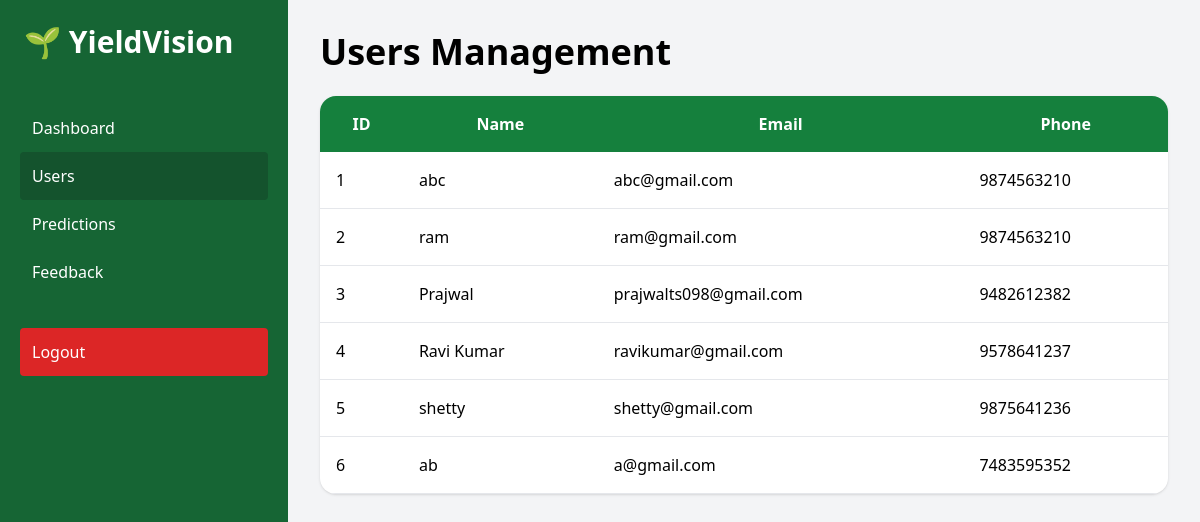
Screenshot of /admin/users (signed in) with the database file from the repository.
### tables this page shows
CREATE TABLE users (
        id INTEGER PRIMARY KEY AUTOINCREMENT,
        name TEXT,
        email TEXT UNIQUE,
        phone_number TEXT,
        password TEXT
    );

### app.py (the view)
@app.route("/admin/users")
def admin_users():
    if "admin" not in session:
        return redirect(url_for("admin_login"))
    conn = get_db()
    cur = conn.cursor()
    cur.execute("SELECT * FROM users")
    users = cur.fetchall()
    conn.close()
    return render_template(
        "admin_users.html",
        users=users
    )

### app.py (called while the page is built)
def get_db():
    conn = sqlite3.connect(DB_PATH, check_same_thread=False)
    conn.row_factory = sqlite3.Row
    return conn

### templates/admin_users.html (shortened to what this page needs)
<!DOCTYPE html>
<html>
<head>
<script src="https://cdn.tailwindcss.com"></script>
<link rel="stylesheet"
href="https://cdnjs.cloudflare.com/ajax/libs/font-awesome/6.5.1/css/all.min.css">
</head>
<body class="bg-gray-100">
<div class="flex min-h-screen">
<div class="w-72 bg-green-800 text-white">
<div class="p-6 text-3xl font-bold">
🌱 YieldVision
</div>
<nav class="p-5">
<a href="/admin/dashboard"
class="block p-3 hover:bg-green-900 rounded">
Dashboard
</a>
<a href="/admin/users"
class="block p-3 bg-green-900 rounded">
Users
</a>
<a href="/admin/predictions"
class="block p-3 hover:bg-green-900 rounded">
Predictions
</a>
<a href="/admin/feedback"
class="block p-3 hover:bg-green-900 rounded">
Feedback
</a>
<a href="/admin/logout"
class="block p-3 bg-red-600 mt-8 rounded">
Logout
</a>
</nav>
</div>
<div class="flex-1 p-8">
<h1 class="text-4xl font-bold mb-6">
Users Management
</h1>
<div class="bg-white rounded-2xl shadow overflow-hidden">
<table class="w-full">
<thead class="bg-green-700 text-white">
<tr>
<th class="p-4">ID</th>
<th class="p-4">Name</th>
<th class="p-4">Email</th>
<th class="p-4">Phone</th>
</tr>
</thead>
<tbody>
{% for user in users %}
<tr class="border-b hover:bg-gray-50">
<td class="p-4">{{ user.id }}</td>
<td class="p-4">{{ user.name }}</td>
<td class="p-4">{{ user.email }}</td>
<td class="p-4">{{ user.phone_number }}</td>
</tr>
{% endfor %}
</tbody>
</table>
</div>
</div>
</div>
</body>
</html>

### rows the page displays
users: id "1", name "abc", email "abc@gmail.com", phone_number "9874563210"
users: id "2", name "ram", email "ram@gmail.com", phone_number "9874563210"
users: id "3", name "Prajwal", email "prajwalts098@gmail.com", phone_number "9482612382"
users: id "4", name "Ravi Kumar", email "ravikumar@gmail.com", phone_number "9578641237"
users: id "5", name "shetty", email "shetty@gmail.com", phone_number "9875641236"
users: id "6", name "ab", email "a@gmail.com", phone_number "7483595352"
